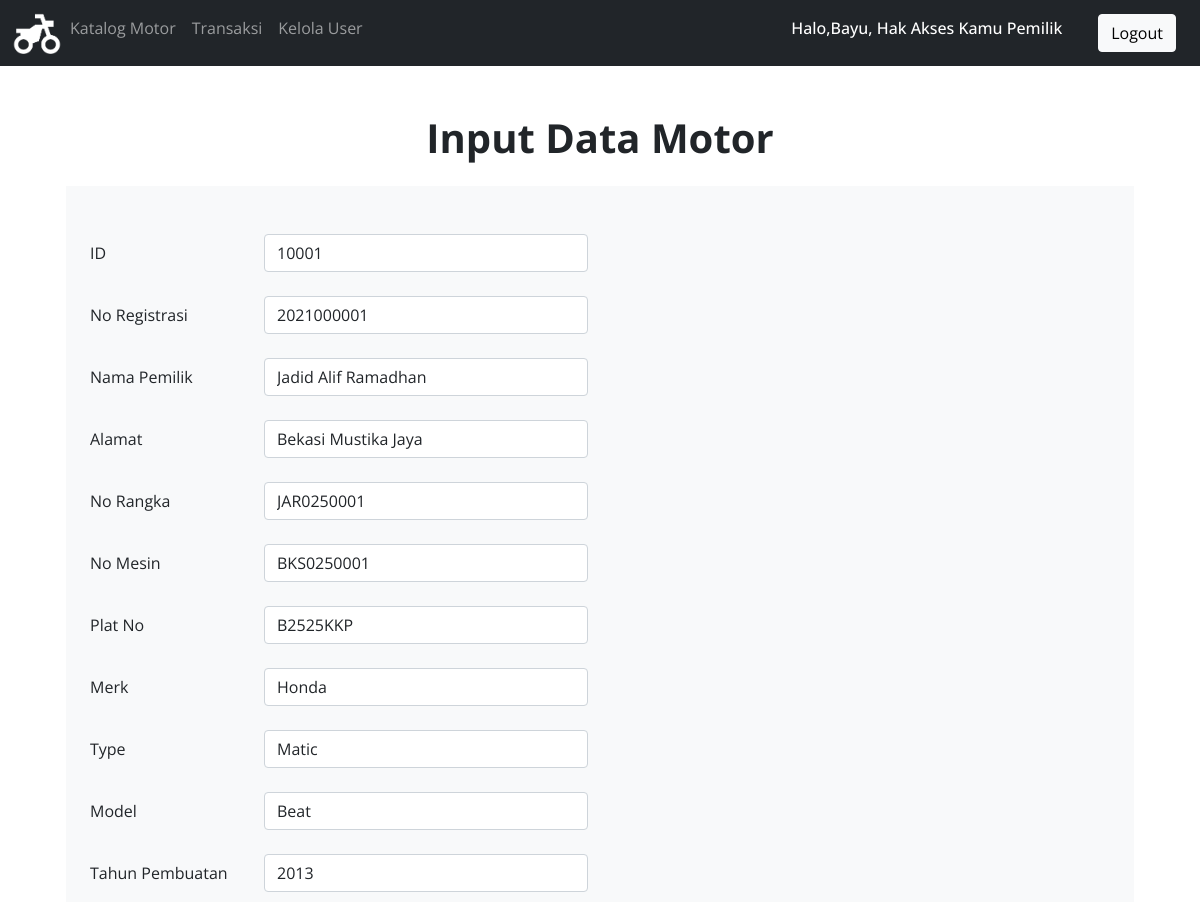
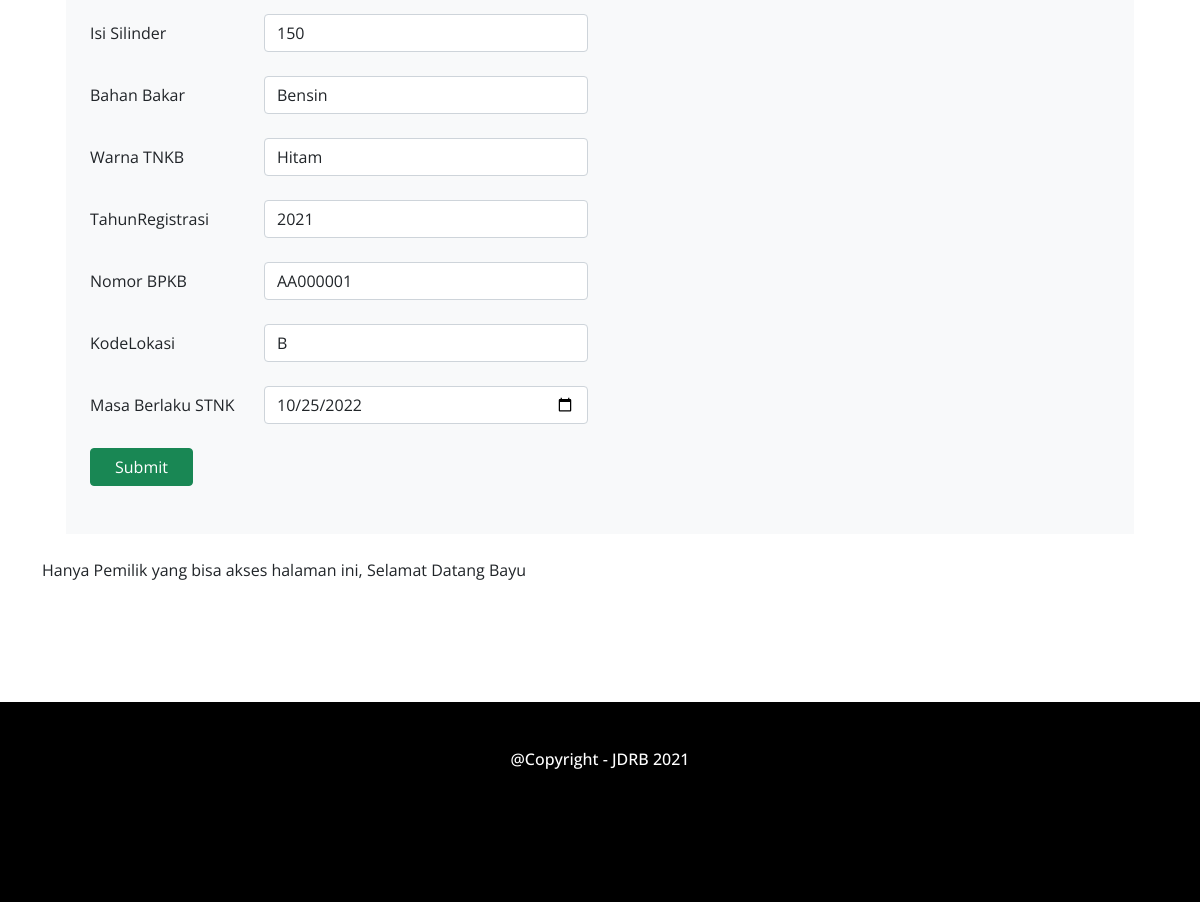
Page /home/Pemilik/identitas_motor_update.php?ID=10001 (signed in) on the committed database (2 pictures, top to bottom).
### tables this page shows
CREATE TABLE `identitas_motor` (
  `ID` int(5) NOT NULL,
  `NoRegistrasi` int(10) NOT NULL,
  `NamaPemilik` varchar(25) NOT NULL,
  `Alamat` varchar(25) NOT NULL,
  `NoRangka` varchar(15) NOT NULL,
  `NoMesin` varchar(15) NOT NULL,
  `PlatNo` varchar(9) NOT NULL,
  `Merk` varchar(10) NOT NULL,
  `Type` varchar(15) NOT NULL,
  `Model` varchar(10) NOT NULL,
  `TahunPembuatan` year(4) NOT NULL,
  `IsiSilinder` int(5) NOT NULL,
  `BahanBakar` varchar(10) NOT NULL,
  `WarnaTNKB` varchar(10) NOT NULL,
  `TahunRegistrasi` year(4) NOT NULL,
  `NoBPKB` varchar(8) NOT NULL,
  `KodeLokasi` varchar(10) NOT NULL,
  `MasaBerlakuSTNK` date NOT NULL,
  `Gambar_Motor` text NOT NULL,
  `Tgl_Beli` date DEFAULT NULL,
  `Harga_Beli` int(11) NOT NULL,
  `Tgl_Jual` date DEFAULT NULL,
  `Harga_Jual` int(11) NOT NULL
);

### home/Pemilik/identitas_motor_update.php (the view, shortened to what this page needs)
<!DOCTYPE html>
<html lang="en">
<head>
<link rel="stylesheet" href="../../bootstrap/css/bootstrap.min.css">
<link rel="stylesheet" href="../../style.css">
</head>
<body>
<nav class="navbar navbar-expand-sm bg-dark navbar-dark">
    <div class="container-fluid">
    <ul class="navbar-nav">
        <li class="nav-item">
            <a href="index.php"><img src="../../img/logo.png" class="logo-navbar"><a>
        </li>
        <li class="nav-item">
            <a class="nav-link" href="identitas_motor.php">Katalog Motor</a>
        </li>
        <li class="nav-item">
            <a class="nav-link" href="alert.php">Transaksi</a>
        </li>
        <li class="nav-item">
            <a class="nav-link" href="user.php">Kelola User</a>
        </li>
    </ul>
    <?php if (isset($_SESSION["Nama"])) : ?>
        <p class="h6 text-white mr-5">Halo,<?php echo $_SESSION["Nama"] ?>, Hak Akses Kamu <?php echo $_SESSION["Akses"] ?></p>
    </div>
        <a href="../../logout.php" class="btn btn-light buttonnavbar">Logout</a>
    <?php else : ?>
        <a href="../../login.php" class="btn btn-light buttonnavbar">Login</a>
    <?php endif; ?>
</nav>
<div class="header">
    <h1 class="mt-5">Input Data Motor</h1>
</div>
<div class="container" >
		<div class="bg-light m-4 p-4">
            <?php
                include '../../koneksi.php';
                $ID=$_GET['ID'];
                $data=mysqli_query($koneksi,"SELECT * from identitas_motor where ID='$ID' ") or die(mysqli_error($koneksi));
                $identitas_motor=mysqli_fetch_array($data);
            ?>
			<form method="post" action="../../proses/identitas_motor_updateproses.php?ID=<?php echo $ID?>">
                <div class="form-group row my-4">
                    <label class="col-sm-2 col-form-label" for="ID">ID</label>
                    <div class="col-sm-4">
                        <input type="number" class="form-control" name="ID" value="<?php echo $identitas_motor['ID']?>" required>
                    </div>
                </div>
                <div class="form-group row my-4">
                    <label class="col-sm-2 col-form-label" for="NoRegistrasi">No Registrasi</label>
                    <div class="col-sm-4">
                        <input type="number" class="form-control" name="NoRegistrasi" value="<?php echo $identitas_motor['NoRegistrasi']?>" required>
                    </div>
                </div>
                <div class="form-group row my-4">
                    <label class="col-sm-2 col-form-label" for="NamaPemilik">Nama Pemilik</label>
                    <div class="col-sm-4">
                        <input type="text" class="form-control" name="NamaPemilik" value="<?php echo $identitas_motor['NamaPemilik']?>" required>
                    </div>
                </div>
                <div class="form-group row my-4">
                    <label class="col-sm-2 col-form-label" for="Alamat">Alamat </label>
                    <div class="col-sm-4">
                        <input type="text" class="form-control" name="Alamat" value="<?php echo $identitas_motor['Alamat']?>" required>
                    </div>
                </div>
                <div class="form-group row my-4">
                    <label class="col-sm-2 col-form-label" for="NoRangka">No Rangka</label>
                    <div class="col-sm-4">
                        <input type="text" class="form-control" name="NoRangka" value="<?php echo $identitas_motor['NoRangka']?>" required>
                    </div>
                </div>
                <div class="form-group row my-4">
                    <label class="col-sm-2 col-form-label" for="NoMesin">No Mesin</label>
                    <div class="col-sm-4">
                        <input type="text" class="form-control" name="NoMesin" value="<?php echo $identitas_motor['NoMesin']?>" required>
                    </div>
                </div>
                <div class="form-group row my-4">
                    <label class="col-sm-2 col-form-label" for="PlatNo">Plat No</label>
                    <div class="col-sm-4">
                        <input type="text" class="form-control" name="PlatNo" value="<?php echo $identitas_motor['PlatNo']?>" required>
                    </div>
                </div>
                <div class="form-group row my-4">
                    <label class="col-sm-2 col-form-label" for="Merk">Merk</label>
                    <div class="col-sm-4">
                        <input type="text" class="form-control" name="Merk" value="<?php echo $identitas_motor['Merk']?>" required>
                    </div>
                </div>
                <div class="form-group row my-4">
                    <label class="col-sm-2 col-form-label" for="Type">Type</label>
                    <div class="col-sm-4">
                        <input type="text" class="form-control" name="Type" value="<?php echo $identitas_motor['Type']?>" required>
                    </div>
                </div>
                <div class="form-group row my-4">
                    <label class="col-sm-2 col-form-label" for="Model">Model</label>
                    <div class="col-sm-4">
                        <input type="text" class="form-control" name="Model" value="<?php echo $identitas_motor['Model']?>" required>
                    </div>
                </div>
                <div class="form-group row my-4">
                    <label class="col-sm-2 col-form-label" for="TahunPembuatan">Tahun Pembuatan</label>
                    <div class="col-sm-4">
                        <input type="year" class="form-control" name="TahunPembuatan" value="<?php echo $identitas_motor['TahunPembuatan']?>" required>
                    </div>
                </div>
                <div class="form-group row my-4">
                    <label class="col-sm-2 col-form-label" for="IsiSilinder">Isi Silinder</label>
                    <div class="col-sm-4">
                        <input type="number" class="form-control" name="IsiSilinder" value="<?php echo $identitas_motor['IsiSilinder']?>" required>
                    </div>
                </div>
                <div class="form-group row my-4">
                    <label class="col-sm-2 col-form-label" for="BahanBakar">Bahan Bakar</label>
                    <div class="col-sm-4">
                        <input type="text" class="form-control" name="BahanBakar" value="<?php echo $identitas_motor['BahanBakar']?>" required>
                    </div>
                </div>
                <div class="form-group row my-4">
                    <label class="col-sm-2 col-form-label" for="WarnaTNKB">Warna TNKB</label>
                    <div class="col-sm-4">
                        <input type="text" class="form-control" name="WarnaTNKB" value="<?php echo $identitas_motor['WarnaTNKB']?>" required>
                    </div>
                </div>
                <div class="form-group row my-4">
                    <label class="col-sm-2 col-form-label" for="TahunRegistrasi">TahunRegistrasi</label>
                    <div class="col-sm-4">
                        <input type="year" class="form-control" name="TahunRegistrasi" value="<?php echo $identitas_motor['TahunRegistrasi']?>" required>
                    </div>
                </div>
                <div class="form-group row my-4">
                    <label class="col-sm-2 col-form-label" for="NoBPKB">Nomor BPKB</label>
                    <div class="col-sm-4">
                        <input type="text" class="form-control" name="NoBPKB" value="<?php echo $identitas_motor['NoBPKB']?>" required>
                    </div>
                </div>
                <div class="form-group row my-4">
                    <label class="col-sm-2 col-form-label" for="KodeLokasi">KodeLokasi </label>
                    <div class="col-sm-4">
                        <input type="text" class="form-control" name="KodeLokasi" value="<?php echo $identitas_motor['KodeLokasi']?>" required>
                    </div>
                </div>
                <div class="form-group row my-4">
                    <label class="col-sm-2 col-form-label" for="MasaBerlakuSTNK">Masa Berlaku STNK </label>
                    <div class="col-sm-4">
                        <input type="date" class="form-control" name="MasaBerlakuSTNK" value="<?php echo $identitas_motor['MasaBerlakuSTNK']?>" required>
                    </div>
                </div>
                <div class="form-group row my-4">
                    <div class="col-sm-10">
                        <input type="submit" class="btn btn-success px-4" name="Simpan"></button>
                    </div>
                </div>
            </form>
        </div>
        Hanya Pemilik yang bisa akses halaman ini, Selamat Datang <?php echo $_SESSION["Nama"] ?>
    </div>
    <footer>
        <h6 class="text-center p-5"> @Copyright - JDRB 2021</h6>
    </footer>
</body>
</html>

### style.css (style rules this page uses)
body { font-family: "Open Sans"; width: 100%; height: 100%; }
h1 { font-weight: bold; text-align: center; }
footer { width: 100%; height: 200px; margin-top: 10%; background-color: black; }
h6 { color: white; }
.logo-navbar { width:50px; height:50px; }
.buttonnavbar { margin-left: 2%; float: right; margin-right: 2%; }

### rows in the picture
identitas_motor: ID "10001", NoRegistrasi "2021000001", NamaPemilik "Jadid Alif Ramadhan", Alamat "Bekasi Mustika Jaya", NoRangka "JAR0250001", NoMesin "BKS0250001", PlatNo "B2525KKP", Merk "Honda", Type "Matic", Model "Beat", TahunPembuatan "2013", IsiSilinder "150", BahanBakar "Bensin", WarnaTNKB "Hitam", TahunRegistrasi "2021", NoBPKB "AA000001", KodeLokasi "B", MasaBerlakuSTNK "10/25/2022"

### other values in the picture
$_SESSION["Nama"] "Bayu"
$_SESSION["Akses"] "Pemilik"
